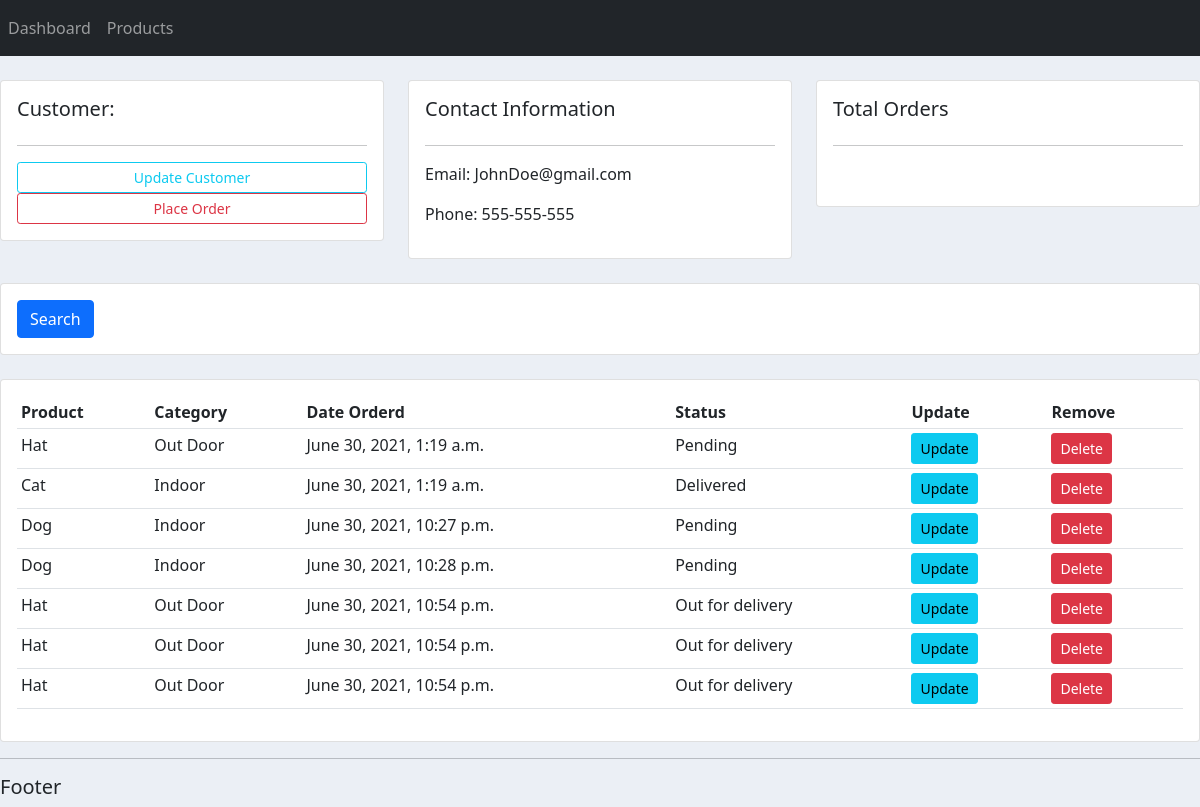
Screenshot of /customer/1 with the database file from the repository.
### accounts/models.py (models this page shows, shortened)
class Customer(models.Model):
        name = models.CharField(max_length=200, null=True)
        phone = models.CharField(max_length=200, null=True)
        email = models.EmailField(max_length=200, null=True)
        date_created = models.DateTimeField(auto_now_add=True, null=True)

class Order(models.Model):
        STATUS = (
                    ('Pending', 'Pending'),
                    ('Out for delivery', 'Out for delivery'),
                    ('Delivered', 'Delivered'),
                    )
        customer = models.ForeignKey(Customer, null=True, on_delete= models.SET_NULL)
        product = models.ForeignKey(Product, null=True, on_delete=models.SET_NULL)
        date_created = models.DateTimeField(auto_now_add=True, null=True)
        status = models.CharField(max_length=200, null=True, choices=STATUS)

class Product(models.Model):
        CATEGORY = (
                        ('Indoor', 'Indoor'),
                        ('Out Door', 'Out Door'),
                        )
        name = models.CharField(max_length=200, null=True)
        price = models.FloatField(null=True)
        category = models.CharField(max_length=200, null=True, choices=CATEGORY)
        description = models.CharField(max_length=200, null=True, blank=True)
        date_created = models.DateTimeField(auto_now_add=True, null=True)
        tags = models.ManyToManyField(Tag)
        def __str__(self):
            return self.name

### accounts/views.py (the view)
# urls.py: path('customer/<str:pk>', views.customer, name="customer"),
def customer(request, pk):
    customer = Customer.objects.get(id=pk)
    orders = customer.order_set.all()
    order_count = orders.count()
    context = {'customer':customer, 'orders':orders, 'order_count':order_count}
    return render(request, 'accounts/customer.html', context)

### accounts/templates/accounts/customer.html
{%  extends 'accounts/main.html' %}
{% block content %}
	<br>
<div class="row">
	<div class="col-md">
		<div class="card card-body">
			<h5>Customer:</h5>
			<hr>
			<a class="btn btn-outline-info  btn-sm btn-block" href="">Update Customer</a>
			<a class="btn btn-outline-danger  btn-sm btn-block" href="{% url 'create_order' customer.id %}">Place Order</a>
		</div>
	</div>
	<div class="col-md">
		<div class="card card-body">
			<h5>Contact Information</h5>
			<hr>
			<p>Email: {{customer.email}} </p>
			<p>Phone: {{customer.phone}} </p>
		</div>
	</div>
	<div class="col-md">
		<div class="card card-body">
			<h5>Total Orders</h5>
			<hr>
			<h1 style="text-align: center;padding: 10px"> {{order}} </h1>
		</div>
	</div>
</div>
<br>
<div class="row">
	<div class="col">
		<div class="card card-body">
			<form method="get">
		    <button class="btn btn-primary" type="submit">Search</button>
		  </form>
		</div>
	</div>
</div>
<br>
<div class="row">
	<div class="col-md">
		<div class="card card-body">
			<table class="table table-sm">
				<tr>
					<th>Product</th>
					<th>Category</th>
					<th>Date Orderd</th>
					<th>Status</th>
					<th>Update</th>
					<th>Remove</th>
				</tr>
				{% for order in orders%}
					<tr>
						<td>{{order.product}}</td>
						<td>{{order.product.category}}</td>
						<td>{{order.date_created}}</td>
						<td>{{order.status}}</td>
						<td><a class="btn btn-sm btn-info" href="{% url 'update_order' order.id %}">Update</a></td>
						<td><a class="btn btn-sm btn-danger" href="{% url 'delete_order' order.id %}">Delete</a></td>
					</tr>
				{% endfor %}
			</table>
		</div>
	</div>
</div>
{% endblock %}

### static/css/main.css (style rules this page uses)
body { background-color: #ebeff5; }

### rows the page displays
Customer: email "JohnDoe@gmail.com", phone "555-555-555"
Order: product "Hat", product.category "Out Door", date_created "June 30, 2021, 1:19 a.m.", status "Pending"
Order: product "Cat", product.category "Indoor", date_created "June 30, 2021, 1:19 a.m.", status "Delivered"
Order: product "Dog", product.category "Indoor", date_created "June 30, 2021, 10:27 p.m.", status "Pending"
Order: product "Dog", product.category "Indoor", date_created "June 30, 2021, 10:28 p.m.", status "Pending"
Order: product "Hat", product.category "Out Door", date_created "June 30, 2021, 10:54 p.m.", status "Out for delivery"
Order: product "Hat", product.category "Out Door", date_created "June 30, 2021, 10:54 p.m.", status "Out for delivery"
Order: product "Hat", product.category "Out Door", date_created "June 30, 2021, 10:54 p.m.", status "Out for delivery"
